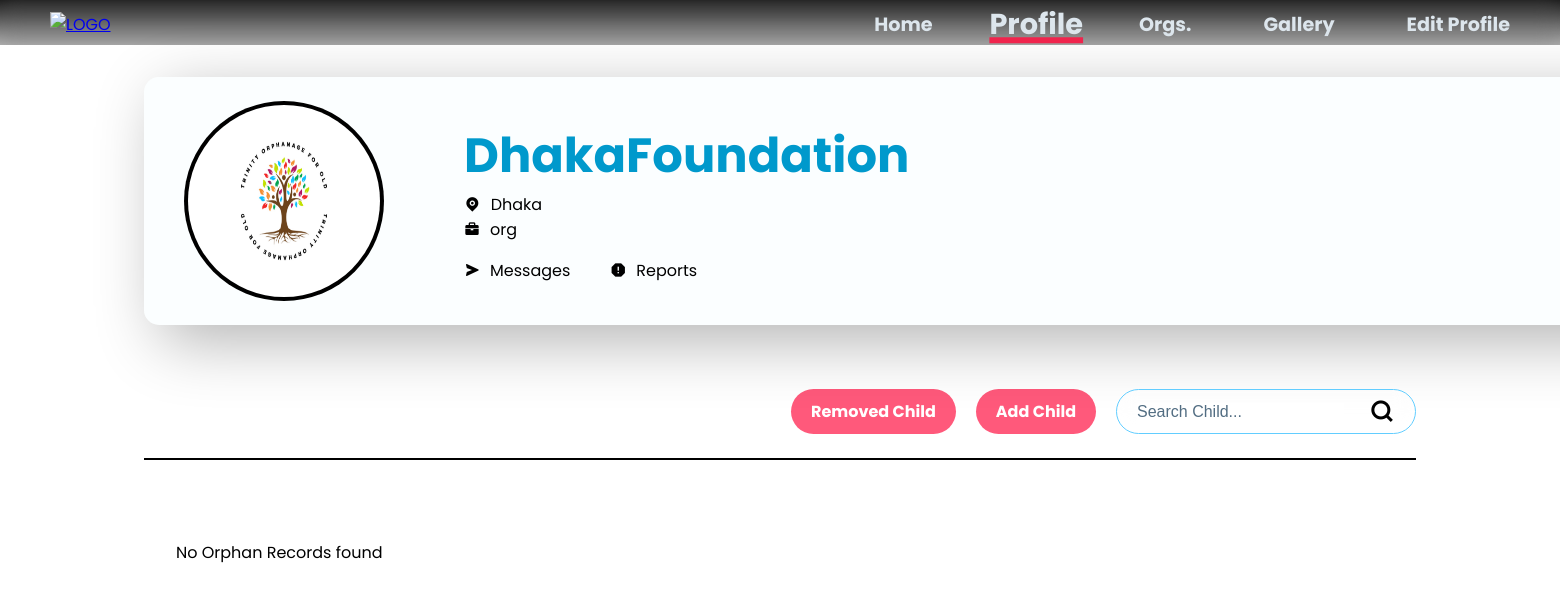
/Root/Orphanage/ORPHAN_DASH.php (signed in), run on an earlier commit of the app's database.
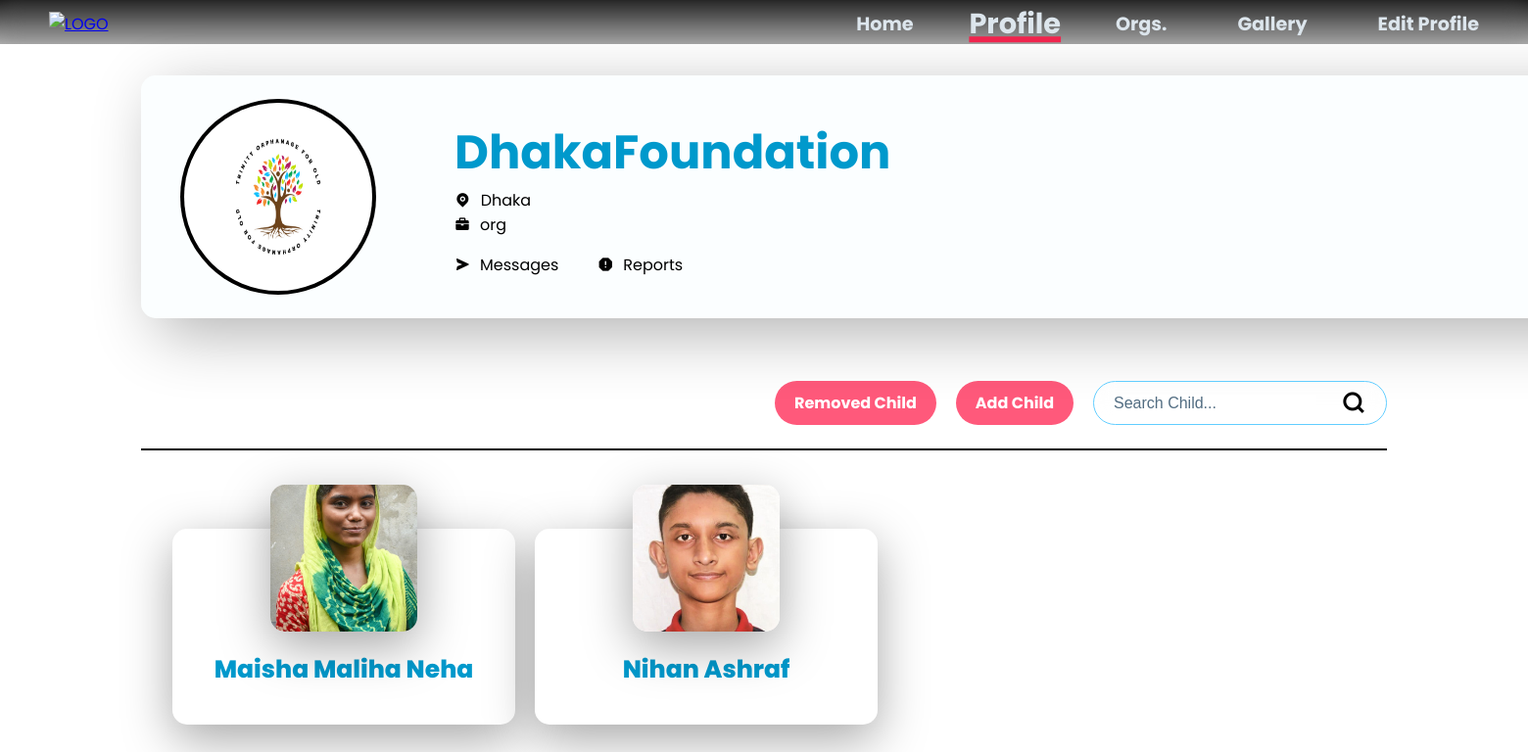
And on a later commit of the database.
### tables this page shows
CREATE TABLE `org_list` (
  `org_id` int(11) NOT NULL,
  `org_name` varchar(30) DEFAULT NULL,
  `acc_id` int(11) NOT NULL,
  `org_description` text DEFAULT NULL,
  `org_email` varchar(30) DEFAULT NULL,
  `org_phone` varchar(20) DEFAULT NULL,
  `org_website` varchar(30) DEFAULT NULL,
  `org_logo` varchar(255) DEFAULT NULL,
  `established` date DEFAULT NULL,
  `org_location` varchar(30) DEFAULT NULL,
  `org_vision` varchar(30) DEFAULT NULL,
  `org_reviews` decimal(2,2) DEFAULT NULL
);

CREATE TABLE `accounts` (
  `acc_id` int(11) NOT NULL,
  `acc_name` varchar(30) NOT NULL,
  `acc_pass` varchar(255) NOT NULL,
  `acc_email` varchar(30) NOT NULL,
  `role` varchar(10) NOT NULL,
  `acc_join_date` date NOT NULL
);

CREATE TABLE `orphan_list` (
  `orphan_id` int(11) NOT NULL,
  `org_id` int(30) DEFAULT NULL,
  `guardian_id` int(11) DEFAULT NULL,
  `first_name` varchar(30) DEFAULT NULL,
  `last_name` varchar(30) DEFAULT NULL,
  `age` int(11) DEFAULT NULL,
  `gender` varchar(10) DEFAULT NULL,
  `religion` varchar(15) DEFAULT NULL,
  `date_of_birth` date DEFAULT NULL,
  `since` date DEFAULT NULL,
  `family_status` varchar(30) DEFAULT NULL,
  `physical_condition` varchar(30) DEFAULT NULL,
  `education_level` varchar(30) DEFAULT NULL,
  `medical_history` varchar(100) DEFAULT NULL,
  `hobby` varchar(30) DEFAULT NULL,
  `favorite_food` varchar(30) DEFAULT NULL,
  `favorite_game` varchar(30) DEFAULT NULL,
  `skills` text DEFAULT NULL,
  `dreams` text DEFAULT NULL,
  `problems` text DEFAULT NULL,
  `other_comments` text DEFAULT NULL,
  `orphan_image` varchar(255) DEFAULT NULL,
  `adoption_status` enum('0','1') NOT NULL DEFAULT '0',
  `removed_status` enum('0','1') NOT NULL DEFAULT '0'
);

### Root/Dashboards/Own-Profiles/Org/PROFILE_DETAILS_BE.php (called while the page is built, shortened)
<?php
    include('/xampp/htdocs/DBMS_Project_Organized_One/Includes/db_con.php');
    if (!isset($_SESSION['acc_id']) && !isset($_SESSION['role'])) {
        $_SESSION['notify'] = "Warning: Please login first.";
        header("Location: /Root/Login_Page/LOGIN_FORM.php");
        exit();
    } else {
        $acc_id = $_SESSION['acc_id'];
        $sql = "SELECT acc.acc_name, acc.acc_email, acc.role, acc.acc_join_date, org.org_id, org.org_name, org.org_description, org.org_email, org.org_phone, org.org_website, org.org_logo, org.established, org.org_location, org.org_vision, org.org_reviews FROM accounts AS acc LEFT JOIN org_list AS org ON acc.acc_id = org.acc_id Where acc.acc_id = $acc_id";
        $sql_result = mysqli_query($con, $sql);
        if (mysqli_num_rows($sql_result) == 1) {
            $row = mysqli_fetch_array($sql_result);
            $role = $row['role'];
            $org_name = $row['org_name'];
            $org_logo = $row['org_logo'];
            $org_location = $row['org_location'];
        }
        else {
            echo "User data not found.";
        }
    }
?>

### Root/Orphanage/ORPHAN_DASH.php (the view, shortened to what this page needs)
<!DOCTYPE html>
<html lang="en">
    <head>
        <link rel="stylesheet" href="fonts/remixicon.css">
        <link href='https://unpkg.com/boxicons@2.1.4/css/boxicons.min.css' rel='stylesheet'>
        <link href="https://cdn.jsdelivr.net/npm/remixicon@3.5.0/fonts/remixicon.css" rel="stylesheet"/>
        <link rel="stylesheet" href="https://cdn.jsdelivr.net/npm/swiper@10/swiper-bundle.min.css"/>
        <link rel="stylesheet" href="/Root/Orphanage/ORPHAN_DASH_STYLE.css">
        <link href='https://unpkg.com/boxicons@2.1.4/css/boxicons.min.css' rel='stylesheet'>
    </head>
    <body>
        <?php
            include("/xampp/htdocs/DBMS_Project_Organized_One/Root/Dashboards/Own-Profiles/Org/PROFILE_DETAILS_BE.php");
        ?>
        <header class="header">
            <nav>
                <div class="logo">
                <a href="/Root/Home_Page/O_HOME.php"><img src="/Root/Landing_Page/LOGO_NoBackground.png" alt="LOGO"></a>
                </div>
                <div class="links">
                <ul>
                    <li><a href="/Root/Home_Page/O_HOME.php">Home</a></li>
                    <li><a href="/Root/Dashboards/Own-Profiles/Org/PROFILE_DETAILS.php" class="active">Profile</a></li>
                    <li><a href="/Root/Org_Page/O_ORG.php">Orgs.</a></li>
                    <li><a href="/Root//Gallary//O_GALLERY_DASH.php">Gallery</a></li>
                    <li><a href="/Root/Dashboards/Own-Profiles/Org/EDIT_PROFILE.php" class="edit_profile">Edit Profile</a></li>
                </ul>
                </div>
            </nav>
        </header>
        <div class="container">
            <div class="left_portion">
                <div class="userDetails1">
                    <div class="profile">
                        <figure><img src= "..//..//Dashboards/Own-Profiles/Org/<?php echo $org_logo ?>" alt="profile" width="250px" height="250px"></figure>
                    </div>
                    <div class="userDetails">
                        <div class="userName">
                            <h1><?php echo $org_name ?></h1>
                        </div>
                        <div class="map">
                            <i class="ri-map-pin-fill ri"></i>
                            <p><?php echo $org_location ?></p>
                        </div>
                        <div class="map">
                            <i class='bx bxs-briefcase'></i>
                            <p><?php echo $role ?></p>
                        </div>
                        <div class="inner_container">
                            <div class="map">
                                <i class='bx bxs-send'></i>
                                <p>Messages</p>
                            </div>
                            <div class="map">
                                <i class='bx bxs-error-alt'></i>
                                <p>Reports</p>
                            </div>
                        </div>
                    </div>
                </div>
            </div>
            <div class="options">
                <a href="/Root/Orphanage/REMOVED_ORPHAN_DASH.php" class="btn">Removed Child</a>
                <a href="/Root/Orphanage/ADD_ORPHAN.php" class="btn">Add Child</a>
                <form action="#" method="GET">
                    <input type="text" name="query" placeholder="Search Child...">
                    <button type="submit" class="btn"><i class="ri-search-line"></i></button>
                </form>
            </div>
            <div class="plate">
                <?php
                if (isset($_GET['query'])){
                    include('/xampp/htdocs/DBMS_Project_Organized_One/Root/Orphanage/SEARCH_ORPHAN_BE.php');
                } else {
                    include ('/xampp/htdocs/DBMS_Project_Organized_One/Root/Orphanage/VIEW_ORPHANS_BE.php');
                }
                ?>
            </div>
        </div>
    </body>
</html>

### Root/Orphanage/VIEW_ORPHANS_BE.php (shortened to what this page needs)
<?php
    include('/xampp/htdocs/DBMS_Project_Organized_One/Includes/db_con.php');
    $acc_id = $_SESSION['acc_id'];
    $query1 = "SELECT org_id FROM org_list WHERE acc_id = $acc_id";
    $result1 = mysqli_query($con, $query1);
    $row1 = mysqli_fetch_assoc($result1);
    $org_id = $row1['org_id'];
    $query2 = "SELECT orphan_id, first_name, last_name, orphan_image, adoption_status FROM orphan_list WHERE org_id = $org_id AND removed_status != '1'";
    $result2 = mysqli_query($con, $query2);
    if (mysqli_num_rows($result2) > 0) {
        while ($row2 = mysqli_fetch_assoc($result2)) {
            echo '<div class="card">';
            echo '<div class="pb"  style="background-image: url(\'' . $row2['orphan_image'] . '\');"></div>';
            echo '<div class="info">';
            echo '<h1>' . $row2['first_name'] . '  ' . $row2['last_name'] . '</h1>';
            echo '</div>';
            echo '</div>';
        }
    } else {
        echo 'No Orphan Records found';
    }
?>

What changed in the data, as far as the page shows it:
added orphan_list: orphan_image (picture), first_name "Maisha Maliha", last_name "Neha"
added orphan_list: orphan_image (picture), first_name "Nihan", last_name "Ashraf"
Also different on the page:
text no longer shown: "No Orphan Records found"
